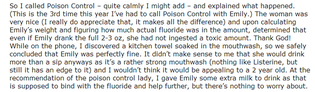
#> input picture Task 1 Files/img1.png, 315 x 92 px, shrunk from 699 x 204 before the run, found by its file name
$ jupyter execute Task_1.ipynb   (shell and % lines are left out)
#> lines starting #> are read from the running program, lines starting #| are printed output that depends on the picture
**Mohamed Rafiq M**

Task 1 - Optical Character Recognition

Installing then necessary dependencies

Importing the necessary libraries

[cell 1]
from PIL import Image
import pytesseract
import os
from google.colab.patches import cv2_imshow
import cv2

Defining a function to extract **text** from **image** using **pytesseract**

[cell 2]
def ocr(image):
#> called with image = 'img1.png'
  img = Image.open(image)
#> img is the input picture: PIL image 315x92 RGB; mean R, G, B 220.9, 221.9, 221.5
  image_read = cv2.imread(image)
  cv2_imshow(image_read)
  text = pytesseract.image_to_string(img, lang='eng')
  print(text)

[cell 3]
ocr('img1.png')
#> (the call stopped at in ocr, `text = pytesseract.image_to_string(img, lang='eng')`: pytesseract is not available in this run)

[cell 4]
ocr('img2.jpg')
#> call 2 of ocr, with image = 'img2.jpg'
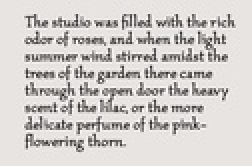
#> input picture Task 1 Files/img2.jpg, 126 x 83 px, shrunk from 279 x 185 before the run, found by its file name (shown 2 times larger)
#> in ocr, img is the input picture: PIL image 126x83 RGB; mean R, G, B 209.5, 205.5, 202.8
#> (the call stopped at in ocr, `text = pytesseract.image_to_string(img, lang='eng')`: pytesseract is not available in this run)

[cell 5]
ocr('img3.jpg')
#> call 3 of ocr, with image = 'img3.jpg'
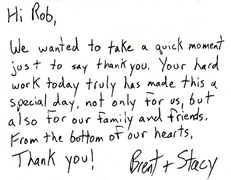
#> input picture Task 1 Files/img3.jpg, 231 x 180 px, shrunk from 512 x 400 before the run, found by its file name
#> in ocr, img is the input picture: PIL image 231x180 RGB; mean R, G, B 236, 236, 235.4
#> (the call stopped at in ocr, `text = pytesseract.image_to_string(img, lang='eng')`: pytesseract is not available in this run)

[cell 6]
ocr('img4.jpg')
#> call 4 of ocr, with image = 'img4.jpg'
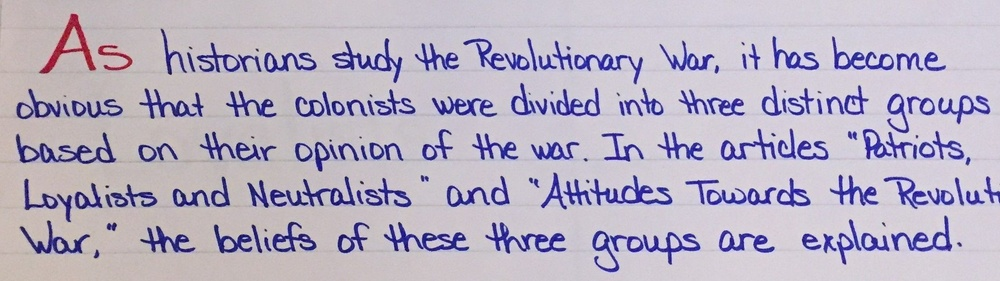
#> input picture Task 1 Files/img4.jpg, 1000 x 281 px, shrunk from 2218 x 623 before the run, found by its file name
#> in ocr, img is the input picture: PIL image 1000x281 RGB; mean R, G, B 185, 177.6, 195.9
#> (the call stopped at in ocr, `text = pytesseract.image_to_string(img, lang='eng')`: pytesseract is not available in this run)
